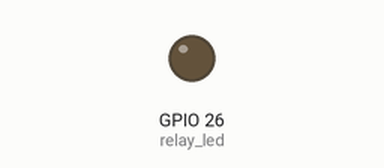
Simulated run of this sketch. Board: ESP32. Parts: output pins drawn as LEDs (lit = HIGH). What the sketch prints to the serial monitor is not drawn.

Above: at 0.5 s.
At 2.5 s:
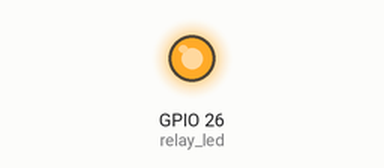
Timing chart, 0 to 5.2 s (numbered marks = the images above):
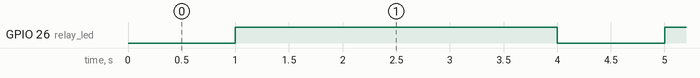

The sketch:

sketch_nov2k.ino
```cpp
#include <stdio.h>

const int relay_led = 26;  // LED 릴레이 핀

void setup() {
    Serial.begin(115200);
    pinMode(relay_led, OUTPUT);

    Serial.println("LED 릴레이 테스트 시작");
}

void loop() {
    Serial.println("LED OFF 시도 (0)");
    digitalWrite(relay_led, 0);
    delay(1000);

    Serial.println("LED OFF 시도 (1)");
    digitalWrite(relay_led, 1);
    delay(3000);
}
```

Measured:
- by itself, GPIO 26 (relay_led): alternates HIGH for 3.0 s and LOW for 1.0 s
